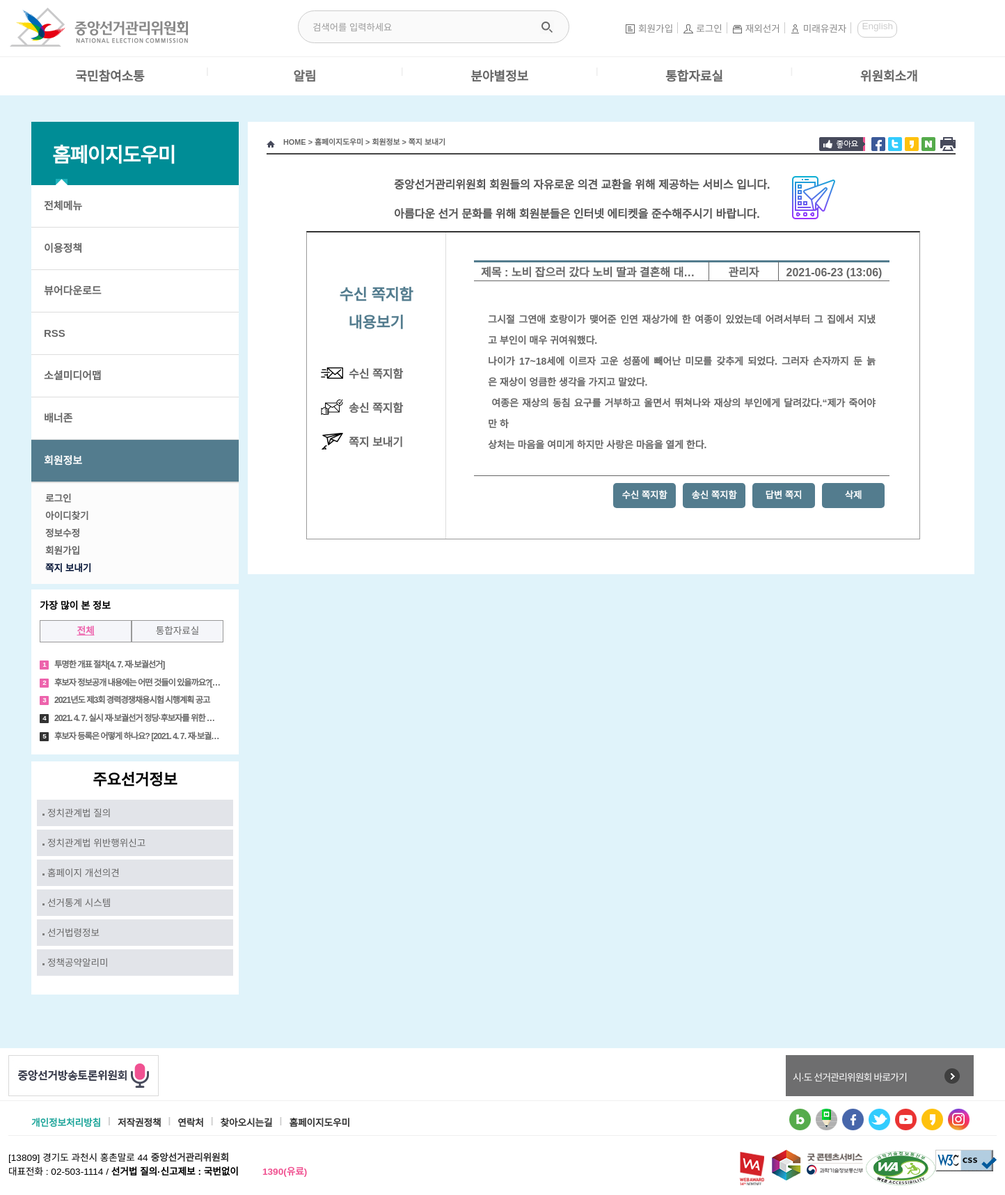
/sub10/message_view.php?num=4, run on the app's committed database.
### tables this page shows
CREATE TABLE `message` (
  `num` int(11) NOT NULL,
  `send_id` char(20) NOT NULL,
  `rv_id` char(20) NOT NULL,
  `subject` char(200) NOT NULL,
  `content` text NOT NULL,
  `regist_day` char(20) DEFAULT NULL
);

CREATE TABLE `members` (
  `num` int(11) NOT NULL,
  `id` char(15) NOT NULL,
  `pass` char(15) NOT NULL,
  `name` char(10) NOT NULL,
  `email` char(80) DEFAULT NULL,
  `regist_day` char(20) DEFAULT NULL,
  `level` int(11) DEFAULT NULL,
  `point` int(11) DEFAULT NULL
);

### sub10/message_view.php (the view, shortened to what this page needs)
<!DOCTYPE html>
<html lang="ko">
<head>
	<link rel="stylesheet" href="css/common_style.css"/>
	<link rel="stylesheet" href="css/sub10.css"/>
	<link rel="stylesheet" href="css/common_style2.css"/>
</head>
<body>
	<header>
		<?php include "header.php";?>
	</header>
	<section>
		<div id="wrapper">
		<div id="container">
			<div class="asidewrap">
				<div class="aside1">
					<div class="aside1_subj">홈페이지도우미</div>
						<div class="sidewrap">
							<div class="sidemenu">
								<span class="title">전체메뉴</span>
							</div>
							<div class="sidemenu">
								<span class="title">이용정책</span>
							</div>
							<div class="sidemenu">
								<span class="title">뷰어다운로드</span>
							</div>
							<div class="sidemenu">
								<span class="title">RSS</span>
							</div>
							<div class="sidemenu">
								<span class="title">소셜미디어맵</span>
							</div>
							<div class="sidemenu">
								<span class="title">배너존</span>
							</div>
							<div class="sidemenu">
								<span class="title">회원정보</span>
									<div class="subsidemenu">
										<ul class="sidecontent cf">
											<li><a href="#">로그인</a></li>
											<li><a href="#">아이디찾기</a></li>
											<li><a href="#">정보수정</a></li>
											<li><a href="#">회원가입</a></li>
											<li><a href="message_view.php">쪽지 보내기</a></li>
										</ul>
									</div>
							</div>
					</div>
				</div>
				<div class="aside2">
						<h3>가장 많이 본 정보</h3>
						<div class="tab_wrap">
							<div class="tab">
								<ul class="tabs">
									<li><a href="#panelS-1" class="active">전체</a></li>
									<li><a href="#panelS-2">통합자료실</a></li>
								</ul>
							</div>
							<div id="panelS-1" class="tab_content panel">
								<ul class="cf">
									<li class="content cf">
										<a href="#">
										<span class="bullet_num_pink">1</span>
										투명한 개표 절차[4. 7. 재·보궐선거]
										</a>
									</li>
									<li class="content cf">
										<a href="#">
										<span class="bullet_num_pink">2</span>
										후보자 정보공개 내용에는 어떤 것들이 있을까요?[재보궐선거]
										</a>
									</li>
									<li class="content cf">
										<a href="#">
										<span class="bullet_num_pink">3</span>
											2021년도 제3회 경력경쟁채용시험 시행계획 공고
										</a>
									</li>
									<li class="content cf">
										<a href="#">
										<span class="bullet_num">4</span>
											2021. 4. 7. 실시 재·보궐선거 정당·후보자를 위한 선거사무안내
										</a>
									</li>
									<li class="content cf">
										<a href="#">
										<span class="bullet_num">5</span>
											후보자 등록은 어떻게 하나요? [2021. 4. 7. 재·보궐선거]
										</a>
									</li>
								</ul>
							</div>
						</div>
					</div>
				<div class="aside3">
					<h3>주요선거정보</h3>
					<ul>
						<li><a href="#">정치관계법 질의</a></li>
						<li><a href="#">정치관계법 위반행위신고</a></li>
						<li><a href="#">홈페이지 개선의견</a></li>
						<li><a href="#">선거통계 시스템</a></li>
						<li><a href="#">선거법령정보</a></li>
						<li><a href="#">정책공약알리미</a></li>
					</ul>
				</div>
			</div>
			<div class="article1">
				<div class="menulog">
					<span class="homeicon"></span>
					<span class="location">HOME > 홈페이지도우미 > 회원정보 > 쪽지 보내기 </span>
					<span class="print_btn"></span>
					<span class="sns_n"></span>
					<span class="sns_k"></span>
					<span class="sns_t"></span>
					<span class="sns_f"></span>
					<span class="like_btn"></span>
				</div>
		<div class="message_info">
			<p>중앙선거관리위원회 회원들의 자유로운 의견 교환을 위해 제공하는 서비스 입니다.<br><br>
			아름다운 선거 문화를 위해 회원분들은 인터넷 에티켓을 준수해주시기 바랍니다.</p>
			<div class="message_img">
				<img src="images/messenger.png">
			</div>
		</div>
		<div id="snd_message_box">
   		<div class="message_menu_wrap">
   		<h3 id="write_title2">
<?php
	$mode = $_GET['mode'];
	$num  = $_GET['num'];
	$con = mysqli_connect("localhost", DBuser, DBpass, DBname);
	$sql = "select * from message where num=$num";
	$result = mysqli_query($con, $sql);
	$row = mysqli_fetch_array($result);
	$send_id = $row["send_id"];
	$rv_id = $row["rv_id"];
	$regist_day = $row["regist_day"];
	$subject = $row["subject"];
	$content = $row["content"];
	$content = str_replace(" ", "&nbsp;", $content);
	$content = str_replace("\n", "<br>", $content);
	if($mode=="send")
		$result2 = mysqli_query($con, "select name from members where id='$rv_id'");
	else
		$result2 = mysqli_query($con, "select name from members where id='$send_id'");
	$record = mysqli_fetch_array($result2);
	$msg_name = $record["name"];
	if($mode=="send")
		echo "송신 쪽지함 <br> 내용보기";
	else
		echo " 수신 쪽지함 <br> 내용보기";
?>
   		</h3>
   		<ul class="top_buttons">
			<li class="mail_snd"><span><a href="message_box.php?mode=rv">수신 쪽지함</a></span></li>
			<li class="mail_rcv"><span><a href="message_box.php?mode=send">송신 쪽지함</a></span></li>
			<li class="plane"><span><a href="message_form.php">쪽지 보내기</a></span></li>
		</ul>
   		</div>
   		<div class="sndrcv_message">
   		<ul id="view_content">
   			<li>
   				<span class="mx_col1"><div class="mx_title">제목 : <?=$subject?></div></span>
   				<span class="mx_col2"><?=$msg_name?></span>
   				<span class="mx_col3"><?=$regist_day?></span>
   			</li>
   			<li class="sx_box" style="overflow-y:auto">
   				<?=$content?>
   			</li>
   		</ul>
   		<ul class="box_buttons">
   			<li><button onclick="location.href='message_box.php?mode=rv'">수신 쪽지함</button></li>
   			<li><button onclick="location.href='message_box.php?mode=send'">송신 쪽지함</button></li>
   			<li><button onclick="location.href='message_response_form.php?num=<?=$num?>'">답변 쪽지</button></li>
   			<li><button onclick="location.href='message_delete.php?num=<?=$num?>&mode=<?=$mode?>'">삭제</button></li>
   		</ul>
   		</div>
   	</div>
	</section>
	<footer>
		<?php include "footer.php";?>
	</footer>
</body>
</html>

### sub10/css/common_style.css (style rules this page uses)
* { margin: 0; padding: 0; }
ul, li { list-style: none; }
body { font-family: '맑은 고딕', '돋움',"malgun gothic","나눔고딕","Nanum Gothic","AppleGothic","dotum", sans-serif; font-weight: bold; font-size: 0.85em; }
img { border: 0; }
.cf:after { content: ''; display: block; clear: both; }
#wrapper { width: 1420px; margin: 0 auto; }

### data on the page
message: subject "노비 잡으러 갔다 노비 딸과 결혼해 대…", regist_day "2021-06-23 (13:06)", content "그시절 그연애 호랑이가 맺어준 인연 재상가에 한 여종이 있었는데 어려서부터 그 집에서 지냈고 부인이 매우 귀여워했다. 나이가 17~18세에 이르자 고운 성품에 빼어난 미모를 갖추게 되었다. 그러자 손자까지 둔 늙은 재상이 엉큼한 생각을 가지고 말았다. 여종은 재상의 동침 요구를 거부하고 울면서 뛰쳐나와 재상의 부인에게 달려갔다.“제가 죽어야만 하 상처는 마음을 여미게 하지만 사랑은 마음을 열게 한다."
members: name "관리자"
